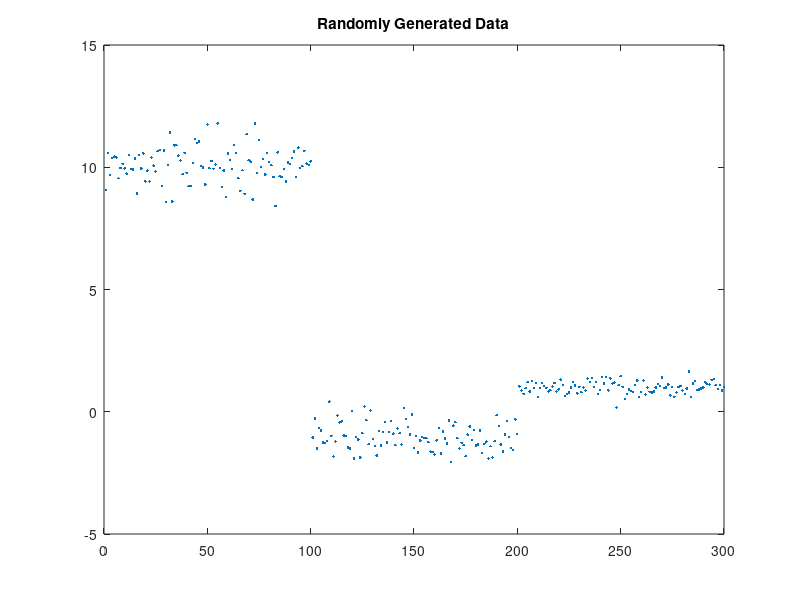
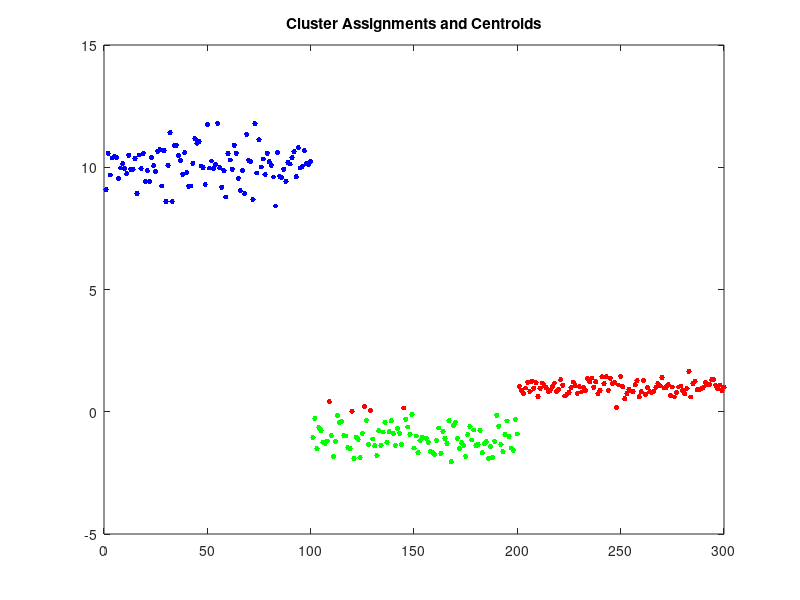

Reproduce these figures in MATLAB, in order.
clc;clear;
%%
rng default; % For reproducibility
X = [randn(100,1)*0.75+10*ones(100,1);
    randn(100,1)*0.5-ones(100,1)
    randn(100,1)*0.25+ones(100,1)];
range = 1:length(X);
idx1 = 1:100;
idx2 = 101:200;

% figure;
% plot(idx1, X(idx1),'r.','MarkerSize',12);
% hold on;
% plot(idx2, X(idx2),'b.','MarkerSize',12);

figure;
plot(range, X, '.');
title 'Randomly Generated Data';

opts = statset('Display','final','MaxIter',100);
[idx,C,sumd,D] = kmeans(X,3,'Distance','sqEuclidean',...
    'Replicates',10,'Options',opts);
est_idx1 = find(idx==1);
est_idx2 = find(idx==2);
est_idx3 = find(idx==3);
% est_idx4 = find(idx==4);

figure;
plot(est_idx1,X(est_idx1,1),'r.','MarkerSize',12)
hold on
plot(est_idx2,X(est_idx2,1),'b.','MarkerSize',12)
plot(est_idx3,X(est_idx3,1),'g.','MarkerSize',12)
% plot(est_idx4,X(est_idx4,1),'c.','MarkerSize',12)
% plot(C(:,1),C(:,2),'kx',...
%      'MarkerSize',15,'LineWidth',3)
% legend('Cluster 1','Cluster 2','Centroids',...
%        'Location','NW')
title 'Cluster Assignments and Centroids'
hold off


WSS= sum(sumd);

%%